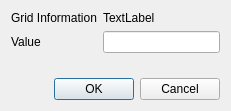
<?xml version="1.0" encoding="UTF-8"?>
<ui version="4.0">
 <class>GridDataUpdateDialog</class>
 <widget class="QDialog" name="GridDataUpdateDialog">
  <property name="geometry">
   <rect>
    <x>0</x>
    <y>0</y>
    <width>231</width>
    <height>111</height>
   </rect>
  </property>
  <property name="windowTitle">
   <string>Grid Data</string>
  </property>
  <layout class="QVBoxLayout" name="verticalLayout">
   <item>
    <layout class="QFormLayout" name="formLayout">
     <item row="0" column="0">
      <widget class="QLabel" name="label">
       <property name="text">
        <string>Grid Information</string>
       </property>
      </widget>
     </item>
     <item row="1" column="0">
      <widget class="QLabel" name="label_2">
       <property name="text">
        <string>Value</string>
       </property>
      </widget>
     </item>
     <item row="1" column="1">
      <widget class="QLineEdit" name="edtValue"/>
     </item>
     <item row="0" column="1">
      <widget class="QLabel" name="lblGridInformation">
       <property name="text">
        <string>TextLabel</string>
       </property>
      </widget>
     </item>
    </layout>
   </item>
   <item>
    <widget class="QDialogButtonBox" name="buttonBox">
     <property name="orientation">
      <enum>Qt::Horizontal</enum>
     </property>
     <property name="standardButtons">
      <set>QDialogButtonBox::Cancel|QDialogButtonBox::Ok</set>
     </property>
    </widget>
   </item>
  </layout>
 </widget>
 <resources/>
 <connections>
  <connection>
   <sender>buttonBox</sender>
   <signal>accepted()</signal>
   <receiver>GridDataUpdateDialog</receiver>
   <slot>accept()</slot>
   <hints>
    <hint type="sourcelabel">
     <x>248</x>
     <y>254</y>
    </hint>
    <hint type="destinationlabel">
     <x>157</x>
     <y>274</y>
    </hint>
   </hints>
  </connection>
  <connection>
   <sender>buttonBox</sender>
   <signal>rejected()</signal>
   <receiver>GridDataUpdateDialog</receiver>
   <slot>reject()</slot>
   <hints>
    <hint type="sourcelabel">
     <x>316</x>
     <y>260</y>
    </hint>
    <hint type="destinationlabel">
     <x>286</x>
     <y>274</y>
    </hint>
   </hints>
  </connection>
 </connections>
</ui>
